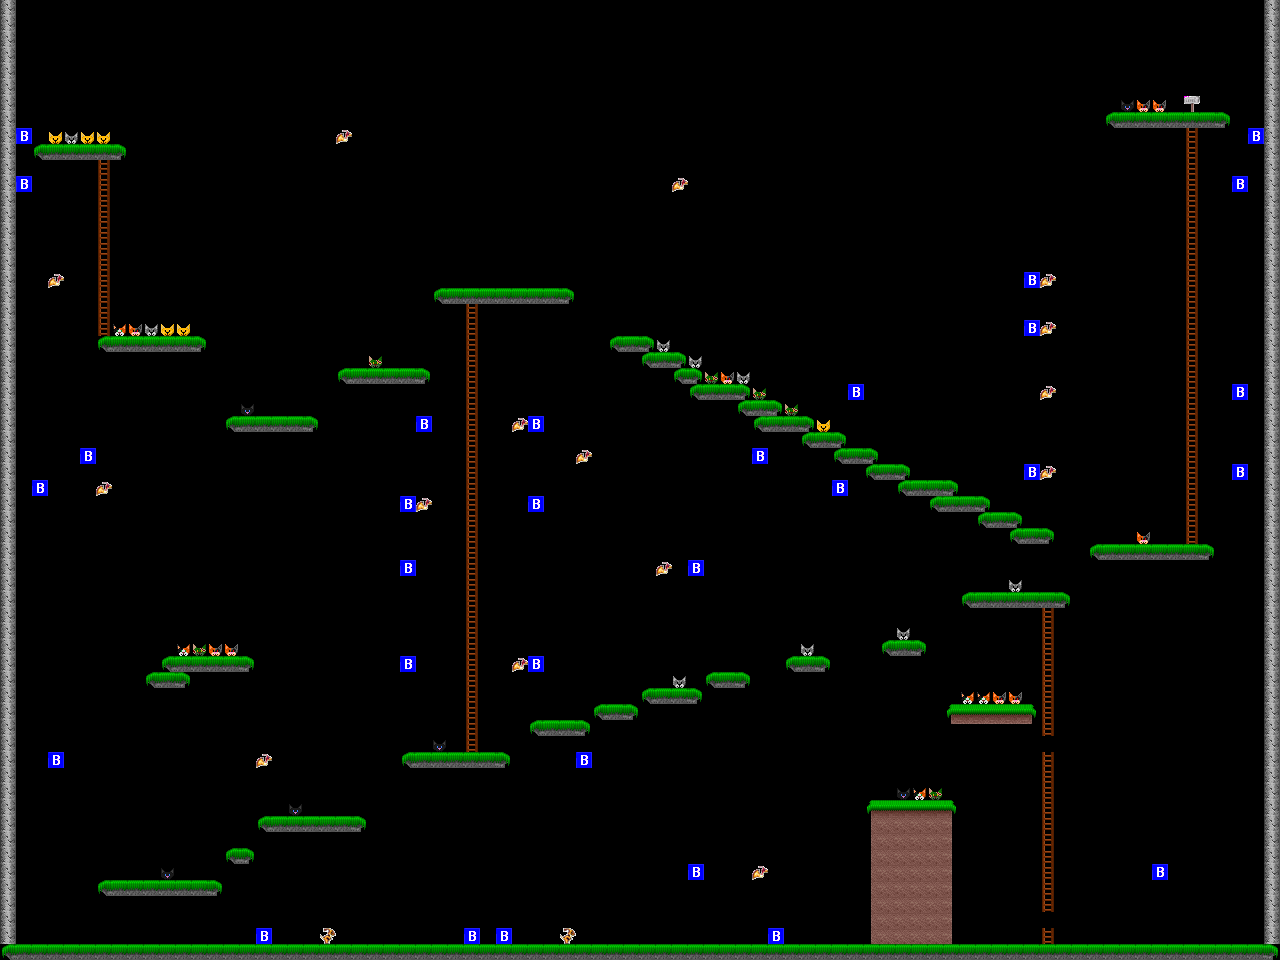

This game map was drawn from its Tiled (.tmx) file and the tilesets committed beside it. A one-line description and the trimmed map source follow:
An orthogonal 80x60 tile map with 16x16 px tiles, 4 tile layers (platforms, stalks, enemies, rewards).

<map version="1.0" orientation="orthogonal" renderorder="right-down" width="80" height="60" tilewidth="16" tileheight="16">
 <tileset firstgid="1" name="Level1" tilewidth="16" tileheight="16">
  <image source="tiles_mga.png" width="128" height="128" />
 </tileset>
 <layer name="platforms" width="80" height="60">
  <data>[4800 cells, 439 non-empty, 18 distinct tile ids]</data>
 </layer>
 <layer name="stalks" width="80" height="60">
  <data>[4800 cells, 66 non-empty, 2 distinct tile ids]</data>
 </layer>
 <layer name="enemies" width="80" height="60">
  <data>[4800 cells, 49 non-empty, 5 distinct tile ids]</data>
 </layer>
 <layer name="rewards" width="80" height="60">
  <data>[4800 cells, 46 non-empty, 9 distinct tile ids]</data>
 </layer>
</map>